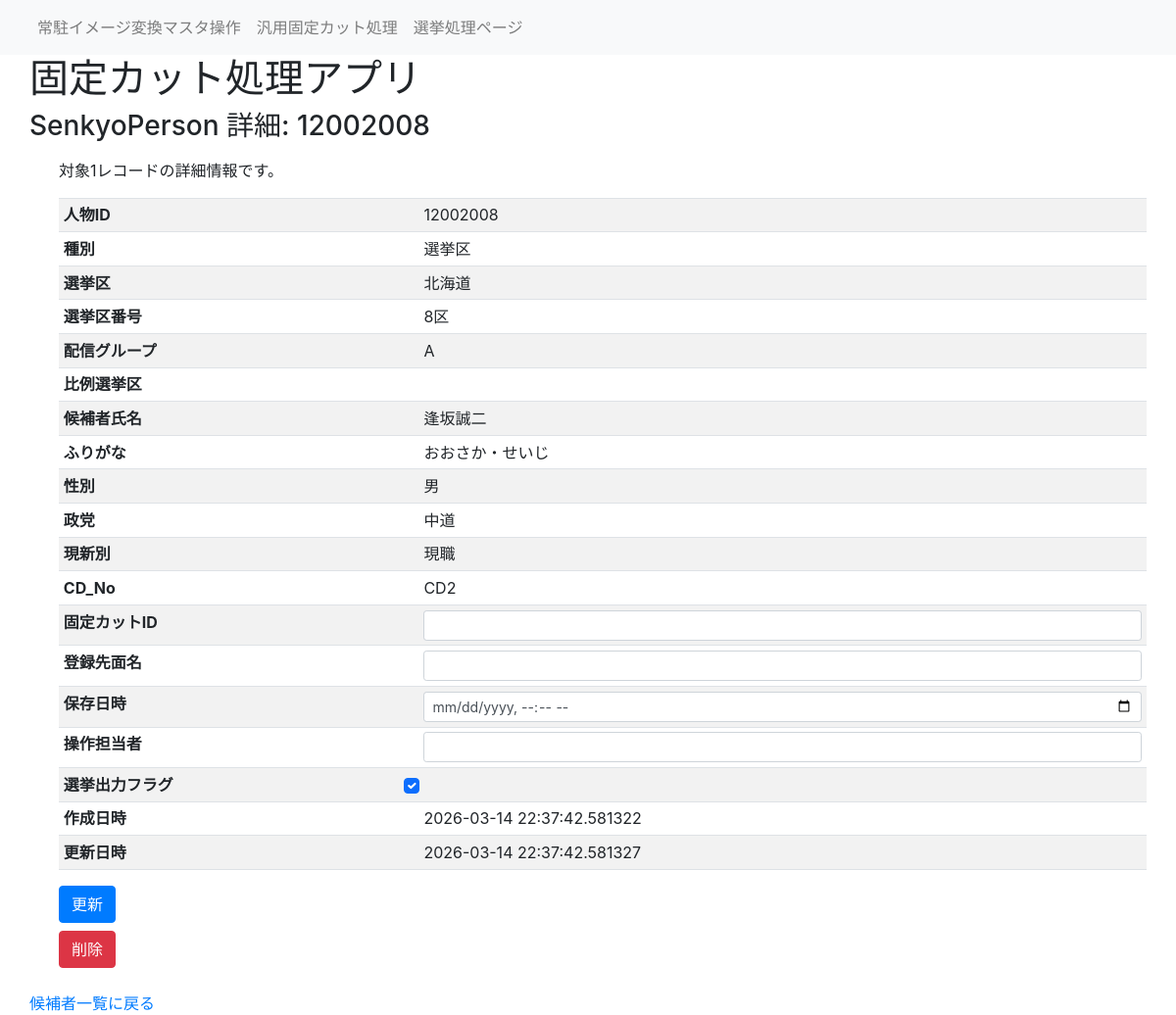
Screenshot of /senkyo_person_table_detail/12002008 with the database file from the repository.
### fixedcut_app/models/senkyo_person.py (models this page shows)
class SenkyoPerson(db.Model):
    ___tablename__ = "SenkyoPerson"
    id = db.Column(db.Integer, primary_key=True) #候補者番号
    syubetu = db.Column(db.String(5)) #選挙種別(選挙区、比例、重複)
    senkyoku = db.Column(db.String(10)) #選挙区（福島）
    senkyokuNo = db.Column(db.String(5)) #選挙区番号（1区）
    sendGroup = db.Column(db.String(2)) #配信グループ（A～C）
    hirei = db.Column(db.String(10))  #比例選挙単位（東北ブロック）
    name = db.Column(db.String(20))  #氏名
    hurigana = db.Column(db.String(20))  #指名読み仮名
    name_jikai = db.Column(db.String(100))  #指名字解
    kyodo_name = db.Column(db.String(20))  #共同表記氏名
    seibetsu = db.Column(db.String(5))  #性別
    seito = db.Column(db.String(30))  #政党
    genshinbetu = db.Column(db.String(2))  #現新別
    facefilename = db.Column(db.String(100))  #顔写真ファイル名
    photo_date = db.Column(db.DateTime)  #撮影日
    CD_No = db.Column(db.String(5))  #配信CD
    fixedcutID = db.Column(db.String(20))  #固定カットID
    updateCount = db.Column(db.Integer) #更新回数
    store_date = db.Column(db.DateTime)  #保存日時
    MenName = db.Column(db.String(20)) #登録先面名
    operater = db.Column(db.String(20)) #操作担当者
    created_at = db.Column(db.DateTime, nullable=False, default=datetime.now)  # 作成日時
    updated_at = db.Column(db.DateTime, nullable=False, default=datetime.now, onupdate=datetime.now)  # 更新日時
    output_Flg = db.Column(db.Boolean, default=True) #選挙出力フラグ

### fixedcut_app/views.py (the view, shortened to what this page needs)
@app.route('/senkyo_person_table_detail/<int:id>', methods=['GET', 'POST'])
def senkyo_person_table_detail(id):
    person = db.session.query(SenkyoPerson).filter(SenkyoPerson.id == id).first()
    if person is None:
        return render_template('error_404.html'), 404
    return render_template('senkyo_person_table_detail.html', person=person)

### fixedcut_app/views.py (called while the page is built)
@app.before_request
def log_request():
    app.logger.info("Request: %s %s from %s", request.method, request.path, request.remote_addr)

### fixedcut_app/templates/senkyo_person_table_detail.html (shortened to what this page needs)
{% extends 'layout.html' %}
{% block header %}
<h3>SenkyoPerson 詳細: {{ person.id }}</h3>
{% endblock %}
{% block content %}
<div class="container mt-3">
    <p>対象1レコードの詳細情報です。</p>
    <div class="table-responsive">
        <form id="personDetailForm" action="{{ url_for('senkyo_person_table_detail', id=person.id) }}" method="POST">
            <table class="table table-striped table-hover table-sm">
                <tbody>
                    <tr><th>人物ID</th><td>{{ person.id }}</td></tr>
                    <tr><th>種別</th><td>{{ person.syubetu }}</td></tr>
                    <tr><th>選挙区</th><td>{{ person.senkyoku }}</td></tr>
                    <tr><th>選挙区番号</th><td>{{ person.senkyokuNo }}</td></tr>
                    <tr><th>配信グループ</th><td>{{ person.sendGroup }}</td></tr>
                    <tr><th>比例選挙区</th><td>{{ person.hirei }}</td></tr>
                    <tr><th>候補者氏名</th><td>{{ person.name }}</td></tr>
                    <tr><th>ふりがな</th><td>{{ person.hurigana }}</td></tr>
                    <tr><th>性別</th><td>{{ person.seibetsu }}</td></tr>
                    <tr><th>政党</th><td>{{ person.seito }}</td></tr>
                    <tr><th>現新別</th><td>{{ person.genshinbetu }}</td></tr>
                    <tr><th>CD_No</th><td>{{ person.CD_No }}</td></tr>
                    <tr>
                        <th>固定カットID</th>
                        <td><input type="text" class="form-control form-control-sm" name="fixedcutID" value="{{ person.fixedcutID or '' }}"></td>
                    </tr>
                    <tr>
                        <th>登録先面名</th>
                        <td><input type="text" class="form-control form-control-sm" name="MenName" value="{{ person.MenName or '' }}"></td>
                    </tr>
                    <tr>
                        <th>保存日時</th>
                        <td><input type="datetime-local" class="form-control form-control-sm" name="store_date" value="{{ person.store_date.strftime('%Y-%m-%dT%H:%M') if person.store_date else '' }}"></td>
                    </tr>
                    <tr>
                        <th>操作担当者</th>
                        <td><input type="text" class="form-control form-control-sm" name="operater" value="{{ person.operater or '' }}"></td>
                    </tr>
                    <tr>
                        <th>選挙出力フラグ</th>
                        <td>
                            <input type="checkbox" class="form-check-input" name="output_Flg" value="1" {% if person.output_Flg %}checked{% endif %}>
                        </td>
                    </tr>
                    <tr><th>作成日時</th><td>{{ person.created_at }}</td></tr>
                    <tr><th>更新日時</th><td>{{ person.updated_at }}</td></tr>
                </tbody>
            </table>
            <div class="mt-2">
                <button type="submit" class="btn btn-primary me-2">更新</button>
            </div>
        </form>
        <form id="personDeleteForm" action="{{ url_for('senkyo_person_delete', id=person.id) }}" method="POST" class="mt-2">
            <button type="submit" class="btn btn-danger">削除</button>
        </form>
    </div>
</div>
{% endblock %}
{% block footer %}
<a href="{{ url_for('senkyo_person_table') }}">候補者一覧に戻る</a>
{% endblock %}

### rows the page displays
SenkyoPerson: id "12002008", syubetu "選挙区", senkyoku "北海道", senkyokuNo "8区", sendGroup "A", name "逢坂誠二", hurigana "おおさか・せいじ", seibetsu "男", seito "中道", genshinbetu "現職", CD_No "CD2", output_Flg "☑", created_at "2026-03-14 22:37:42.581322", updated_at "2026-03-14 22:37:42.581327"
